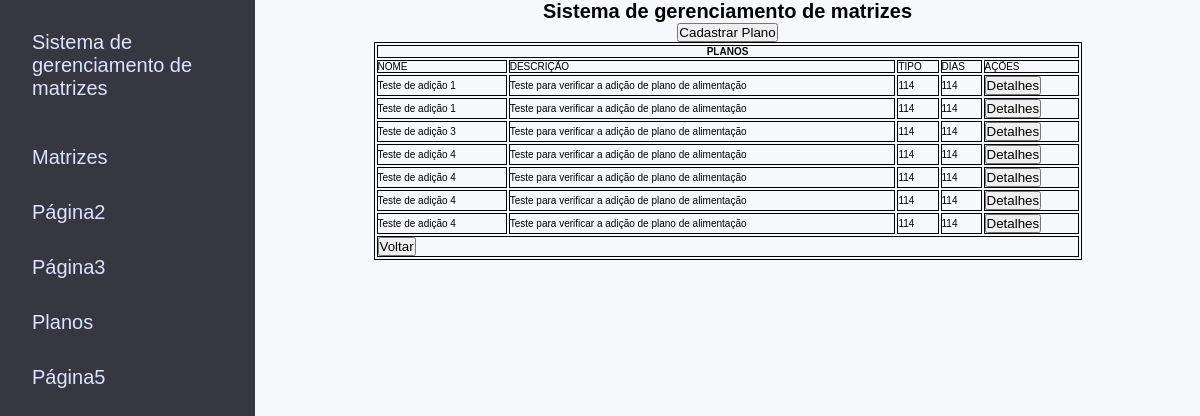
Page /planos.html on the earlier database version.
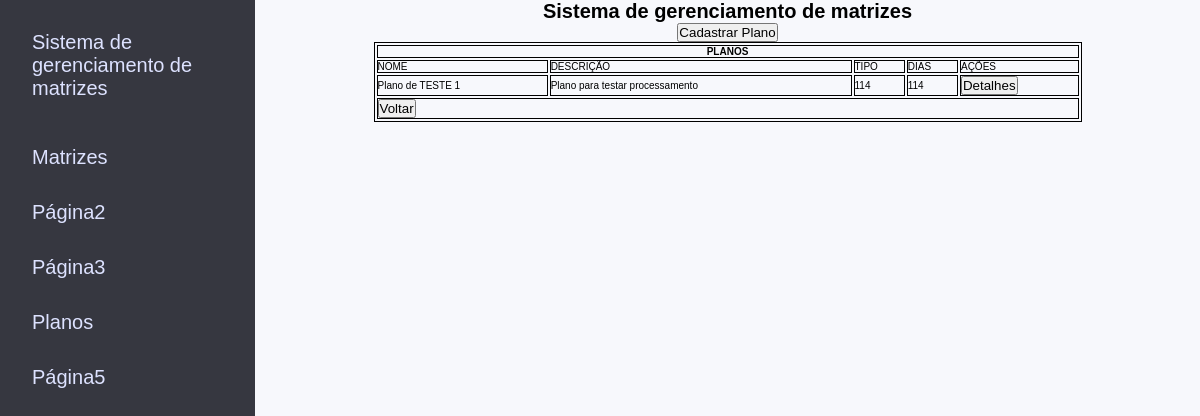
Same page on the later database version.
### ext/site/model/Plano.py (models this page shows)
class Plano(db.Model):
    __tablename__ = "planos"
    __table_args__ = {'extend_existing': True}
    id = db.Column("id", db.Integer, primary_key=True)
    nome = db.Column("nome", db.String)
    descricao = db.Column("descricao", db.String)
    tipo = db.Column("tipo", db.String)
    quantidadeDias = db.Column("quantidadeDias", db.Integer)
    deleted = db.Column("deleted", db.Boolean, default=False)
    active = db.Column("active", db.Boolean, default=True)

### ext/site/view/planos.py (the view)
@bp_planos.route("/planos.html")
def planos():
        templateData = {
            'title': 'Sistema de gerenciamento de matrizes',
        }
        planos = planosCRUD.consultarPlanos()
        return render_template("main/planos.html", planos=planos, **templateData)

### ext/db/planosCRUD.py (called while the page is built)
def consultarPlanos():  # Read
    try:
        planos = db.session.query(Plano.Plano).all()
        return planos
    except BaseException as e:
        return Response(response=json.dumps("{success: false, message: " + e.args[0] + ", response: null}"), status=501)

### templates/main/planos.html (shortened to what this page needs)
{% extends "base.html" %}
{% block style %}
<link rel="stylesheet" href="../../static/css/matrizes.css">
<link rel="stylesheet" href="../../static/css/styles.css">
<link rel="stylesheet" href="../../static/css/modal.css">
{% endblock %}
{% block main %}
<div class="wrapper">
    <h1>{{ title }}</h1>
    <div class="links">
        <button onclick="mostrarModal()">Cadastrar Plano</button>
    </div>
    <table>
        <th colspan="5">
            PLANOS
        </th>
        <tr>
            <td>NOME</td>
            <td>DESCRIÇÃO</td>
            <td>TIPO</td>
            <td>DIAS</td>
            <td>AÇÕES</td>
        </tr>
        {% for plano in planos %}
        <tr>
            <td>{{plano.nome}}</td>
            <td>{{plano.descricao}}</td>
            <td>{{plano.tipo}}</td>
            <td>{{plano.quantidadeDias}}</td>
            <td><button id="botao" name="botao" value="{{ plano.id }}"
                    onclick="showmodal('{{plano.id}}')">Detalhes</button></td>
        </tr>
        {% endfor %}
        <tr>
            <td colspan="5"><a href="/"><button>Voltar</button></a></td>
        </tr>
    </table>
</div>
{% endblock %}

### templates/base.html (shortened to what this page needs)
<!DOCTYPE html>
<html lang="pt-BR">
<head>
    <link rel="stylesheet" href="../static/css/global.css">
    {% block style %}{% endblock %}
</head>
<body>
    <aside>{% include "barra.html" %}</aside>
    <main>{% block main %}{% endblock %}</main>
</body>
</html>

### templates/barra.html (shortened to what this page needs)
{% block style %}
<link rel="stylesheet" href="../static/css/barra.css">
{% endblock %}
{% block barra %}
<header>
    <p><a href="/">Sistema de gerenciamento de matrizes</a></p>
</header>
<nav>
    <ul>
        <li>
            <label for="id1"><a href="matrizes.html">Matrizes</a></label>
        </li>
        <li>
            <label for="id2"><a href="registros.html">Página2</a></label>
        </li>
        <li>
            <label for="id3"><a href="usuarios.html"></a>Página3</label>
        </li>
        <li>
            <label for="id4"><a href="planos.html">Planos</a></label>
        </li>
        <li>
            <label for="id5">Página5</label>
        </li>
    </ul>
</nav>
{% endblock %}

### static/css/global.css (style rules this page uses)
* { margin: 0; padding: 0; box-sizing: border-box; }
html { font-size: 62.5%; }
a,a:visited { text-decoration: none; color: #DDE2FF; }
body { font-family: 'Mulish', sans-serif; background: #F7F8FC; display: flex; width: 100vw; }

### static/css/matrizes.css (style rules this page uses)
.wrapper { width: 100%; height: 100%; display: flex; align-items: center; justify-content: center; flex-direction: column; }
.wrapper table { width: 80%; margin: 0 auto; border: 1px solid #000; }
th,td,tr { border: 1px solid #000; }

### static/css/styles.css (style rules this page uses)
main { width: 100%; padding: 0 30px; }

### static/css/barra.css (style rules this page uses)
aside { position: fixed; width: 100%; height: 100%; max-width: 255px; background-color: #363740; color: #DDE2FF; }
main { margin-left: 255px; }
aside header { display: flex; align-items: center; height: 130px; font-size: 2rem; padding: 5px 32px; }
aside nav ul { list-style: none; }
aside nav ul li { font-size: 2rem; height: 55px; transition: all 0.4s ease-in-out; cursor: pointer; padding: 18px 32px; position: relative; }
aside nav ul li label { display: flex; align-items: center; flex-direction: row; cursor: pointer; height: 100%; }
main { width: 100%; }

Differences in the rows shown:
removed Plano: nome "Teste de adição 1", descricao "Teste para verificar a adição de plano de alimentação", tipo "114", quantidadeDias "114", {{ plano.id }} 2 (drawn)
removed Plano: nome "Teste de adição 3", descricao "Teste para verificar a adição de plano de alimentação", tipo "114", quantidadeDias "114", {{ plano.id }} 3 (drawn)
removed Plano: nome "Teste de adição 4", descricao "Teste para verificar a adição de plano de alimentação", tipo "114", quantidadeDias "114", {{ plano.id }} 4 (drawn)
removed Plano: nome "Teste de adição 4", descricao "Teste para verificar a adição de plano de alimentação", tipo "114", quantidadeDias "114", {{ plano.id }} 5 (drawn)
removed Plano: nome "Teste de adição 4", descricao "Teste para verificar a adição de plano de alimentação", tipo "114", quantidadeDias "114", {{ plano.id }} 6 (drawn)
removed Plano: nome "Teste de adição 4", descricao "Teste para verificar a adição de plano de alimentação", tipo "114", quantidadeDias "114", {{ plano.id }} 7 (drawn)
changed Plano: nome "Teste de adição 1" → "Plano de TESTE 1"; descricao "Teste para verificar a adição de plano de alimentação" → "Plano para testar processamento"
